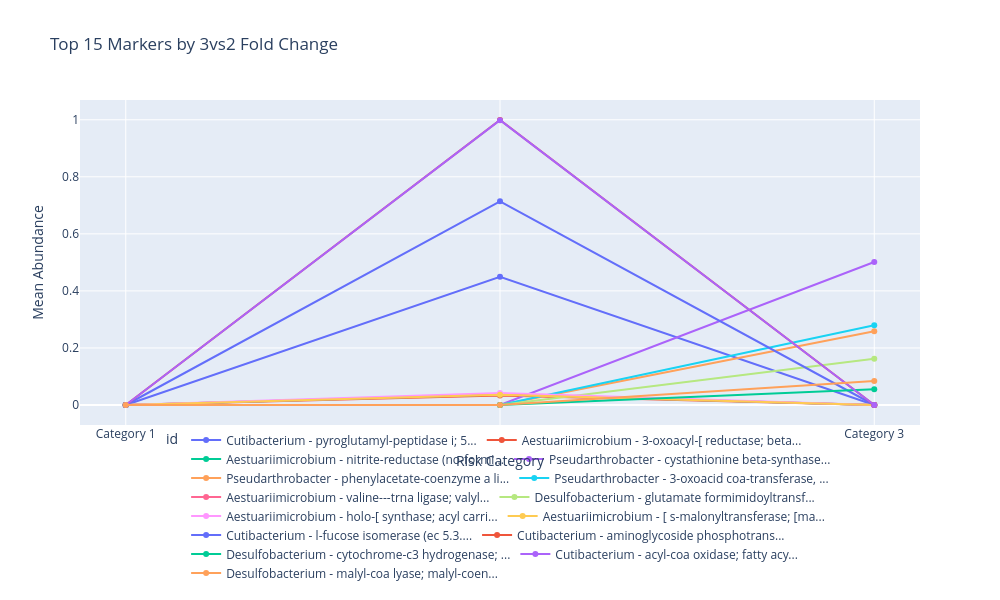

Notebook cell for this chart:
### Markdown cell above
# 4. Proteins 
## 4.1. Protein Abundance Trajectories across risk categories

### Code cell
import pandas as pd
import numpy as np
import plotly.express as px

def plot_fold_change_trajectories(marker_group, top_n=20, fold_change_type='3vs1'):
    """
    Creates a line chart showing protein abundance trajectories across risk categories,
    specifically for markers with significant fold changes.
    
    Parameters:
        marker_group: DataFrame containing marker data (any group, like balanced_markers)
        top_n: Number of top markers to display
        fold_change_type: Type of fold change to sort by ('3vs1', '3vs2', or '2vs1')
        
    Returns:
        Plotly figure object with the trajectory plot
    """
    # Make a copy to avoid modifying the original
    markers_df = marker_group.copy()
    
    # Ensure necessary columns exist
    required_cols = ['protein_name', 'Genus', 'mean_cat1', 'mean_cat2', 'mean_cat3']
    for col in required_cols:
        if col not in markers_df.columns:
            raise ValueError(f"Required column '{col}' not found in the data")
    
    # Calculate fold changes with pseudocounts if not already in the data
    min_threshold = 0.01  # Prevent extreme ratios
    
    if f'fold_change_{fold_change_type}' not in markers_df.columns:
        if fold_change_type == '3vs1':
            markers_df['fold_change_3vs1'] = (markers_df['mean_cat3'] + min_threshold) / (markers_df['mean_cat1'] + min_threshold)
            markers_df['log2fc_3vs1'] = np.log2(markers_df['fold_change_3vs1'])
        elif fold_change_type == '3vs2':
            markers_df['fold_change_3vs2'] = (markers_df['mean_cat3'] + min_threshold) / (markers_df['mean_cat2'] + min_threshold)
            markers_df['log2fc_3vs2'] = np.log2(markers_df['fold_change_3vs2'])
        elif fold_change_type == '2vs1':
            markers_df['fold_change_2vs1'] = (markers_df['mean_cat2'] + min_threshold) / (markers_df['mean_cat1'] + min_threshold)
            markers_df['log2fc_2vs1'] = np.log2(markers_df['fold_change_2vs1'])
    
    # Calculate pattern if not already in data
    if 'pattern' not in markers_df.columns:
        # Pattern is "increasing" if Cat1 < Cat2 < Cat3
        markers_df['is_increasing'] = (
            (markers_df['mean_cat1'] < markers_df['mean_cat2']) &
            (markers_df['mean_cat2'] < markers_df['mean_cat3'])
        )
        
        # Pattern is "decreasing" if Cat1 > Cat2 > Cat3
        markers_df['is_decreasing'] = (
            (markers_df['mean_cat1'] > markers_df['mean_cat2']) &
            (markers_df['mean_cat2'] > markers_df['mean_cat3'])
        )
        
        # Set pattern based on trajectory
        markers_df['pattern'] = 'other'
        markers_df.loc[markers_df['is_increasing'], 'pattern'] = 'increasing'
        markers_df.loc[markers_df['is_decreasing'], 'pattern'] = 'decreasing'
    
    # Sort by fold change magnitude (absolute value) for the specified comparison
    log2fc_col = f'log2fc_{fold_change_type}'
    markers_df['abs_log2fc'] = markers_df[log2fc_col].abs() if log2fc_col in markers_df.columns else 0
    
    # Select top markers by fold change magnitude
    top_markers = markers_df.sort_values('abs_log2fc', ascending=False).head(top_n)
    
    # Prepare data for trajectories
    trajectories = []
    for i, row in top_markers.iterrows():
        # Create shorter, more readable labels
        protein_name = row['protein_name']
        if isinstance(protein_name, str) and len(protein_name) > 30:
            protein_name = protein_name[:27] + "..."
        
        # Add genus for better identification
        label = f"{row['Genus']} - {protein_name}"
        
        # Get fold change and direction for hovering
        fold_change = row.get(f'fold_change_{fold_change_type}', 0)
        log2fc = row.get(log2fc_col, 0)
        
        # Create trajectory point
        trajectory = {
            'id': label,
            'Category 1': row['mean_cat1'],
            'Category 2': row['mean_cat2'],
            'Category 3': row['mean_cat3'],
            'pattern': row['pattern'],
            'fold_change': f"{fold_change:.2f}x",
            'log2fc': f"{log2fc:.2f}"
        }
        
        # Add combined score if available
        if 'combined_score' in row:
            trajectory['score'] = row['combined_score']
            
        trajectories.append(trajectory)
    
    # Convert to DataFrame
    traj_df = pd.DataFrame(trajectories)
    
    # Determine if we need the score column for hovering
    hover_data = ['pattern', 'fold_change', 'log2fc']
    if 'score' in traj_df.columns:
        hover_data.append('score')
    
    # Melt for plotting
    melted = pd.melt(
        traj_df,
        id_vars=['id'] + hover_data,
        value_vars=['Category 1', 'Category 2', 'Category 3'],
        var_name='category',
        value_name='abundance'
    )
    
    # Map categories to numeric values for plotting
    melted['category_num'] = melted['category'].map({
        'Category 1': 1,
        'Category 2': 2,
        'Category 3': 3
    })
    
    # Create line chart
    fig = px.line(
        melted,
        x='category_num',
        y='abundance',
        color='id',
        line_group='id',
        hover_data=hover_data,
        markers=True,
        title=f'Top {top_n} Markers by {fold_change_type} Fold Change',
        labels={'category_num': 'Risk Category', 'abundance': 'Mean Abundance'},
        height=600,
        width=1000
    )
    
    # Update x-axis
    fig.update_xaxes(
        tickvals=[1, 2, 3],
        ticktext=['Category 1', 'Category 2', 'Category 3']
    )
    
    # Place legend at the bottom of the chart
    fig.update_layout(
        legend=dict(
            orientation="h",  # horizontal orientation
            yanchor="bottom",
            y=-0.5,  # position below the plot
            xanchor="center",
            x=0.5  # centered horizontally
        ),
        margin=dict(
            b=150  # add bottom margin to accommodate the legend
        )
    )
    
    return fig

plot_fold_change_trajectories(high_synergy_markers, top_n=15, fold_change_type='3vs2')

### Figure 1 — Plotly figure (JSON) as saved in the notebook; plotly's stock layout.template omitted (floating-point values rounded to 4 significant figures)
{"data": [{"customdata": [["other", "0.00x", "-10.00", 41.2], ["other", "0.00x", "-10.00", 41.2], ["other", "0.00x", "-10.00", 41.2]], "hovertemplate": "id=Cutibacterium - pyroglutamyl-peptidase i; 5...<br>Risk Category=%{x}<br>Mean Abundance=%{y}<br>pattern=%{customdata[0]}<br>fold_change=%{customdata[1]}<br>log2fc=%{customdata[2]}<br>score=%{customdata[3]}<extra></extra>", "legendgroup": "Cutibacterium - pyroglutamyl-peptidase i; 5...", "line": {"color": "#636efa", "dash": "solid"}, "marker": {"symbol": "circle"}, "mode": "lines+markers", "name": "Cutibacterium - pyroglutamyl-peptidase i; 5...", "orientation": "v", "showlegend": true, "type": "scatter", "x": [1, 2, 3], "xaxis": "x", "y": [0, 0.4494, 0], "yaxis": "y"}, {"customdata": [["other", "0.00x", "-10.00", 51.49], ["other", "0.00x", "-10.00", 51.49], ["other", "0.00x", "-10.00", 51.49]], "hovertemplate": "id=Aestuariimicrobium - 3-oxoacyl-[ reductase; beta...<br>Risk Category=%{x}<br>Mean Abundance=%{y}<br>pattern=%{customdata[0]}<br>fold_change=%{customdata[1]}<br>log2fc=%{customdata[2]}<br>score=%{customdata[3]}<extra></extra>", "legendgroup": "Aestuariimicrobium - 3-oxoacyl-[ reductase; beta...", "line": {"color": "#EF553B", "dash": "solid"}, "marker": {"symbol": "circle"}, "mode": "lines+markers", "name": "Aestuariimicrobium - 3-oxoacyl-[ reductase; beta...", "orientation": "v", "showlegend": true, "type": "scatter", "x": [1, 2, 3], "xaxis": "x", "y": [0.0001412, 0.03323, 0], "yaxis": "y"}, {"customdata": [["other", "0.00x", "-10.00", 50.68], ["other", "0.00x", "-10.00", 50.68], ["other", "0.00x", "-10.00", 50.68]], "hovertemplate": "id=Aestuariimicrobium - nitrite-reductase (no-formi...<br>Risk Category=%{x}<br>Mean Abundance=%{y}<br>pattern=%{customdata[0]}<br>fold_change=%{customdata[1]}<br>log2fc=%{customdata[2]}<br>score=%{customdata[3]}<extra></extra>", "legendgroup": "Aestuariimicrobium - nitrite-reductase (no-formi...", "line": {"color": "#00cc96", "dash": "solid"}, "marker": {"symbol": "circle"}, "mode": "lines+markers", "name": "Aestuariimicrobium - nitrite-reductase (no-formi...", "orientation": "v", "showlegend": true, "type": "scatter", "x": [1, 2, 3], "xaxis": "x", "y": [0.0004227, 0.03719, 0], "yaxis": "y"}, {"customdata": [["other", "50122.94x", "10.00", 49.68], ["other", "50122.94x", "10.00", 49.68], ["other", "50122.94x", "10.00", 49.68]], "hovertemplate": "id=Pseudarthrobacter - cystathionine beta-synthase...<br>Risk Category=%{x}<br>Mean Abundance=%{y}<br>pattern=%{customdata[0]}<br>fold_change=%{customdata[1]}<br>log2fc=%{customdata[2]}<br>score=%{customdata[3]}<extra></extra>", "legendgroup": "Pseudarthrobacter - cystathionine beta-synthase...", "line": {"color": "#ab63fa", "dash": "solid"}, "marker": {"symbol": "circle"}, "mode": "lines+markers", "name": "Pseudarthrobacter - cystathionine beta-synthase...", "orientation": "v", "showlegend": true, "type": "scatter", "x": [1, 2, 3], "xaxis": "x", "y": [0, 0, 0.5012], "yaxis": "y"}, {"customdata": [["other", "25882.41x", "10.00", 49.68], ["other", "25882.41x", "10.00", 49.68], ["other", "25882.41x", "10.00", 49.68]], "hovertemplate": "id=Pseudarthrobacter - phenylacetate-coenzyme a li...<br>Risk Category=%{x}<br>Mean Abundance=%{y}<br>pattern=%{customdata[0]}<br>fold_change=%{customdata[1]}<br>log2fc=%{customdata[2]}<br>score=%{customdata[3]}<extra></extra>", "legendgroup": "Pseudarthrobacter - phenylacetate-coenzyme a li...", "line": {"color": "#FFA15A", "dash": "solid"}, "marker": {"symbol": "circle"}, "mode": "lines+markers", "name": "Pseudarthrobacter - phenylacetate-coenzyme a li...", "orientation": "v", "showlegend": true, "type": "scatter", "x": [1, 2, 3], "xaxis": "x", "y": [0, 0, 0.2588], "yaxis": "y"}, {"customdata": [["other", "27967.83x", "10.00", 49.68], ["other", "27967.83x", "10.00", 49.68], ["other", "27967.83x", "10.00", 49.68]], "hovertemplate": "id=Pseudarthrobacter - 3-oxoacid coa-transferase, ...<br>Risk Category=%{x}<br>Mean Abundance=%{y}<br>pattern=%{customdata[0]}<br>fold_change=%{customdata[1]}<br>log2fc=%{customdata[2]}<br>score=%{customdata[3]}<extra></extra>", "legendgroup": "Pseudarthrobacter - 3-oxoacid coa-transferase, ...", "line": {"color": "#19d3f3", "dash": "solid"}, "marker": {"symbol": "circle"}, "mode": "lines+markers", "name": "Pseudarthrobacter - 3-oxoacid coa-transferase, ...", "orientation": "v", "showlegend": true, "type": "scatter", "x": [1, 2, 3], "xaxis": "x", "y": [0, 0, 0.2797], "yaxis": "y"}, {"customdata": [["other", "0.00x", "-10.00", 48.82], ["other", "0.00x", "-10.00", 48.82], ["other", "0.00x", "-10.00", 48.82]], "hovertemplate": "id=Aestuariimicrobium - valine---trna ligase; valyl...<br>Risk Category=%{x}<br>Mean Abundance=%{y}<br>pattern=%{customdata[0]}<br>fold_change=%{customdata[1]}<br>log2fc=%{customdata[2]}<br>score=%{customdata[3]}<extra></extra>", "legendgroup": "Aestuariimicrobium - valine---trna ligase; valyl...", "line": {"color": "#FF6692", "dash": "solid"}, "marker": {"symbol": "circle"}, "mode": "lines+markers", "name": "Aestuariimicrobium - valine---trna ligase; valyl...", "orientation": "v", "showlegend": true, "type": "scatter", "x": [1, 2, 3], "xaxis": "x", "y": [0.0001709, 0.03671, 0], "yaxis": "y"}, {"customdata": [["other", "16176.89x", "10.00", 47.35], ["other", "16176.89x", "10.00", 47.35], ["other", "16176.89x", "10.00", 47.35]], "hovertemplate": "id=Desulfobacterium - glutamate formimidoyltransf...<br>Risk Category=%{x}<br>Mean Abundance=%{y}<br>pattern=%{customdata[0]}<br>fold_change=%{customdata[1]}<br>log2fc=%{customdata[2]}<br>score=%{customdata[3]}<extra></extra>", "legendgroup": "Desulfobacterium - glutamate formimidoyltransf...", "line": {"color": "#B6E880", "dash": "solid"}, "marker": {"symbol": "circle"}, "mode": "lines+markers", "name": "Desulfobacterium - glutamate formimidoyltransf...", "orientation": "v", "showlegend": true, "type": "scatter", "x": [1, 2, 3], "xaxis": "x", "y": [0, 0, 0.1618], "yaxis": "y"}, {"customdata": [["other", "0.00x", "-10.00", 50.16], ["other", "0.00x", "-10.00", 50.16], ["other", "0.00x", "-10.00", 50.16]], "hovertemplate": "id=Aestuariimicrobium - holo-[ synthase; acyl carri...<br>Risk Category=%{x}<br>Mean Abundance=%{y}<br>pattern=%{customdata[0]}<br>fold_change=%{customdata[1]}<br>log2fc=%{customdata[2]}<br>score=%{customdata[3]}<extra></extra>", "legendgroup": "Aestuariimicrobium - holo-[ synthase; acyl carri...", "line": {"color": "#FF97FF", "dash": "solid"}, "marker": {"symbol": "circle"}, "mode": "lines+markers", "name": "Aestuariimicrobium - holo-[ synthase; acyl carri...", "orientation": "v", "showlegend": true, "type": "scatter", "x": [1, 2, 3], "xaxis": "x", "y": [0.0001726, 0.04211, 0], "yaxis": "y"}, {"customdata": [["other", "0.00x", "-10.00", 50.1], ["other", "0.00x", "-10.00", 50.1], ["other", "0.00x", "-10.00", 50.1]], "hovertemplate": "id=Aestuariimicrobium - [ s-malonyltransferase; [ma...<br>Risk Category=%{x}<br>Mean Abundance=%{y}<br>pattern=%{customdata[0]}<br>fold_change=%{customdata[1]}<br>log2fc=%{customdata[2]}<br>score=%{customdata[3]}<extra></extra>", "legendgroup": "Aestuariimicrobium - [ s-malonyltransferase; [ma...", "line": {"color": "#FECB52", "dash": "solid"}, "marker": {"symbol": "circle"}, "mode": "lines+markers", "name": "Aestuariimicrobium - [ s-malonyltransferase; [ma...", "orientation": "v", "showlegend": true, "type": "scatter", "x": [1, 2, 3], "xaxis": "x", "y": [0.00017, 0.03628, 0], "yaxis": "y"}, {"customdata": [["other", "0.00x", "-10.00", 37.23], ["other", "0.00x", "-10.00", 37.23], ["other", "0.00x", "-10.00", 37.23]], "hovertemplate": "id=Cutibacterium - l-fucose isomerase (ec 5.3....<br>Risk Category=%{x}<br>Mean Abundance=%{y}<br>pattern=%{customdata[0]}<br>fold_change=%{customdata[1]}<br>log2fc=%{customdata[2]}<br>score=%{customdata[3]}<extra></extra>", "legendgroup": "Cutibacterium - l-fucose isomerase (ec 5.3....", "line": {"color": "#636efa", "dash": "solid"}, "marker": {"symbol": "circle"}, "mode": "lines+markers", "name": "Cutibacterium - l-fucose isomerase (ec 5.3....", "orientation": "v", "showlegend": true, "type": "scatter", "x": [1, 2, 3], "xaxis": "x", "y": [0, 0.7141, 0], "yaxis": "y"}, {"customdata": [["other", "0.00x", "-10.00", 38.34], ["other", "0.00x", "-10.00", 38.34], ["other", "0.00x", "-10.00", 38.34]], "hovertemplate": "id=Cutibacterium - aminoglycoside phosphotrans...<br>Risk Category=%{x}<br>Mean Abundance=%{y}<br>pattern=%{customdata[0]}<br>fold_change=%{customdata[1]}<br>log2fc=%{customdata[2]}<br>score=%{customdata[3]}<extra></extra>", "legendgroup": "Cutibacterium - aminoglycoside phosphotrans...", "line": {"color": "#EF553B", "dash": "solid"}, "marker": {"symbol": "circle"}, "mode": "lines+markers", "name": "Cutibacterium - aminoglycoside phosphotrans...", "orientation": "v", "showlegend": true, "type": "scatter", "x": [1, 2, 3], "xaxis": "x", "y": [0, 0.9992, 0], "yaxis": "y"}, {"customdata": [["other", "5519.35x", "10.00", 41.76], ["other", "5519.35x", "10.00", 41.76], ["other", "5519.35x", "10.00", 41.76]], "hovertemplate": "id=Desulfobacterium - cytochrome-c3 hydrogenase; ...<br>Risk Category=%{x}<br>Mean Abundance=%{y}<br>pattern=%{customdata[0]}<br>fold_change=%{customdata[1]}<br>log2fc=%{customdata[2]}<br>score=%{customdata[3]}<extra></extra>", "legendgroup": "Desulfobacterium - cytochrome-c3 hydrogenase; ...", "line": {"color": "#00cc96", "dash": "solid"}, "marker": {"symbol": "circle"}, "mode": "lines+markers", "name": "Desulfobacterium - cytochrome-c3 hydrogenase; ...", "orientation": "v", "showlegend": true, "type": "scatter", "x": [1, 2, 3], "xaxis": "x", "y": [0, 0, 0.05518], "yaxis": "y"}, {"customdata": [["other", "0.00x", "-10.00", 38.13], ["other", "0.00x", "-10.00", 38.13], ["other", "0.00x", "-10.00", 38.13]], "hovertemplate": "id=Cutibacterium - acyl-coa oxidase; fatty acy...<br>Risk Category=%{x}<br>Mean Abundance=%{y}<br>pattern=%{customdata[0]}<br>fold_change=%{customdata[1]}<br>log2fc=%{customdata[2]}<br>score=%{customdata[3]}<extra></extra>", "legendgroup": "Cutibacterium - acyl-coa oxidase; fatty acy...", "line": {"color": "#ab63fa", "dash": "solid"}, "marker": {"symbol": "circle"}, "mode": "lines+markers", "name": "Cutibacterium - acyl-coa oxidase; fatty acy...", "orientation": "v", "showlegend": true, "type": "scatter", "x": [1, 2, 3], "xaxis": "x", "y": [0, 0.9987, 0], "yaxis": "y"}, {"customdata": [["other", "8378.39x", "10.00", 49.96], ["other", "8378.39x", "10.00", 49.96], ["other", "8378.39x", "10.00", 49.96]], "hovertemplate": "id=Desulfobacterium - malyl-coa lyase; malyl-coen...<br>Risk Category=%{x}<br>Mean Abundance=%{y}<br>pattern=%{customdata[0]}<br>fold_change=%{customdata[1]}<br>log2fc=%{customdata[2]}<br>score=%{customdata[3]}<extra></extra>", "legendgroup": "Desulfobacterium - malyl-coa lyase; malyl-coen...", "line": {"color": "#FFA15A", "dash": "solid"}, "marker": {"symbol": "circle"}, "mode": "lines+markers", "name": "Desulfobacterium - malyl-coa lyase; malyl-coen...", "orientation": "v", "showlegend": true, "type": "scatter", "x": [1, 2, 3], "xaxis": "x", "y": [0, 0, 0.08377], "yaxis": "y"}], "layout": {"height": 600, "legend": {"orientation": "h", "title": {"text": "id"}, "tracegroupgap": 0, "x": 0.5, "xanchor": "center", "y": -0.5, "yanchor": "bottom"}, "margin": {"b": 150}, "title": {"text": "Top 15 Markers by 3vs2 Fold Change"}, "width": 1000, "xaxis": {"anchor": "y", "domain": [0, 1], "ticktext": ["Category 1", "Category 2", "Category 3"], "tickvals": [1, 2, 3], "title": {"text": "Risk Category"}}, "yaxis": {"anchor": "x", "domain": [0, 1], "title": {"text": "Mean Abundance"}}}}
